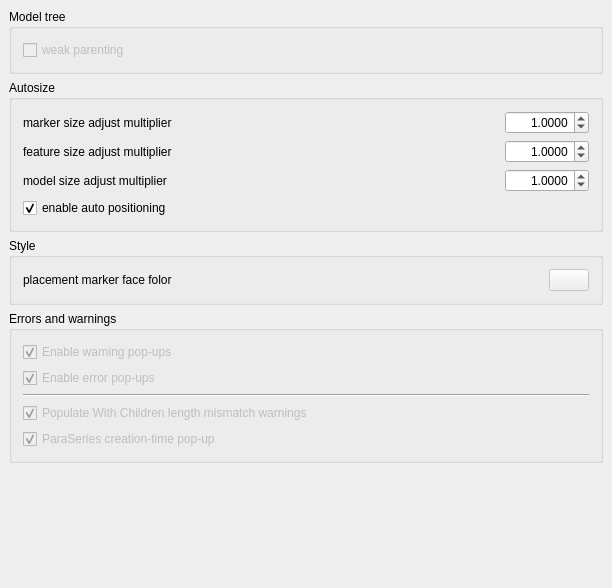
<?xml version="1.0" encoding="UTF-8"?>
<ui version="4.0">
 <class>Gui::Dialog::DlgSettingsDraft</class>
 <widget class="QWidget" name="Gui::Dialog::DlgSettingsDraft">
  <property name="geometry">
   <rect>
    <x>0</x>
    <y>0</y>
    <width>612</width>
    <height>588</height>
   </rect>
  </property>
  <property name="windowTitle">
   <string>General</string>
  </property>
  <layout class="QVBoxLayout">
   <property name="spacing">
    <number>6</number>
   </property>
   <property name="leftMargin">
    <number>9</number>
   </property>
   <property name="topMargin">
    <number>9</number>
   </property>
   <property name="rightMargin">
    <number>9</number>
   </property>
   <property name="bottomMargin">
    <number>9</number>
   </property>
   <item>
    <widget class="QGroupBox" name="groupBox_2">
     <property name="title">
      <string>Model tree</string>
     </property>
     <layout class="QVBoxLayout" name="verticalLayout">
      <item>
       <layout class="QHBoxLayout" name="horizontalLayout_11">
        <item>
         <widget class="Gui::PrefCheckBox" name="gui::PrefCheckBox">
          <property name="enabled">
           <bool>false</bool>
          </property>
          <property name="toolTip">
           <string>If selected, population features do not consume arrays in tree view. Note that it's just an appearance pref, no objects are ever truly consumed anyway.</string>
          </property>
          <property name="text">
           <string>weak parenting</string>
          </property>
          <property name="checked">
           <bool>false</bool>
          </property>
          <property name="prefEntry" stdset="0">
           <cstring>WeakParenting</cstring>
          </property>
          <property name="prefPath" stdset="0">
           <cstring>Mod/Lattice2</cstring>
          </property>
         </widget>
        </item>
       </layout>
      </item>
     </layout>
     <zorder></zorder>
    </widget>
   </item>
   <item>
    <widget class="QGroupBox" name="groupBox">
     <property name="title">
      <string>Autosize</string>
     </property>
     <layout class="QVBoxLayout" name="verticalLayout_2">
      <item>
       <layout class="QHBoxLayout" name="horizontalLayout_10">
        <item>
         <widget class="QLabel" name="label_15">
          <property name="enabled">
           <bool>true</bool>
          </property>
          <property name="text">
           <string>marker size adjust multiplier</string>
          </property>
         </widget>
        </item>
        <item>
         <spacer name="horizontalSpacer_7">
          <property name="orientation">
           <enum>Qt::Horizontal</enum>
          </property>
          <property name="sizeHint" stdset="0">
           <size>
            <width>40</width>
            <height>20</height>
           </size>
          </property>
         </spacer>
        </item>
        <item>
         <widget class="Gui::PrefDoubleSpinBox" name="gui::prefdoublespinbox_3">
          <property name="enabled">
           <bool>true</bool>
          </property>
          <property name="toolTip">
           <string>Adjusts default size of placement marker (only applied to single placements, not arrays).</string>
          </property>
          <property name="alignment">
           <set>Qt::AlignRight|Qt::AlignTrailing|Qt::AlignVCenter</set>
          </property>
          <property name="suffix">
           <string/>
          </property>
          <property name="decimals">
           <number>4</number>
          </property>
          <property name="maximum">
           <double>9999.989999999999782</double>
          </property>
          <property name="value">
           <double>1.000000000000000</double>
          </property>
          <property name="prefEntry" stdset="0">
           <cstring>MarkerAdj</cstring>
          </property>
          <property name="prefPath" stdset="0">
           <cstring>Mod/Lattice2/Autosize</cstring>
          </property>
         </widget>
        </item>
       </layout>
      </item>
      <item>
       <layout class="QHBoxLayout" name="horizontalLayout">
        <item>
         <widget class="QLabel" name="label">
          <property name="text">
           <string>feature size adjust multiplier</string>
          </property>
         </widget>
        </item>
        <item>
         <spacer name="horizontalSpacer">
          <property name="orientation">
           <enum>Qt::Horizontal</enum>
          </property>
          <property name="sizeHint" stdset="0">
           <size>
            <width>40</width>
            <height>20</height>
           </size>
          </property>
         </spacer>
        </item>
        <item>
         <widget class="Gui::PrefDoubleSpinBox" name="gui::prefdoublespinbox_4">
          <property name="enabled">
           <bool>true</bool>
          </property>
          <property name="toolTip">
           <string>Adjusts default size of features</string>
          </property>
          <property name="alignment">
           <set>Qt::AlignRight|Qt::AlignTrailing|Qt::AlignVCenter</set>
          </property>
          <property name="suffix">
           <string/>
          </property>
          <property name="decimals">
           <number>4</number>
          </property>
          <property name="maximum">
           <double>9999.989999999999782</double>
          </property>
          <property name="value">
           <double>1.000000000000000</double>
          </property>
          <property name="prefEntry" stdset="0">
           <cstring>FeatureAdj</cstring>
          </property>
          <property name="prefPath" stdset="0">
           <cstring>Mod/Lattice2/Autosize</cstring>
          </property>
         </widget>
        </item>
       </layout>
      </item>
      <item>
       <layout class="QHBoxLayout" name="horizontalLayout_7">
        <item>
         <widget class="QLabel" name="label_2">
          <property name="text">
           <string>model size adjust multiplier</string>
          </property>
         </widget>
        </item>
        <item>
         <spacer name="horizontalSpacer_2">
          <property name="orientation">
           <enum>Qt::Horizontal</enum>
          </property>
          <property name="sizeHint" stdset="0">
           <size>
            <width>40</width>
            <height>20</height>
           </size>
          </property>
         </spacer>
        </item>
        <item>
         <widget class="Gui::PrefDoubleSpinBox" name="gui::prefdoublespinbox_5">
          <property name="enabled">
           <bool>true</bool>
          </property>
          <property name="toolTip">
           <string>Adjusts default size of big features, such as arrays of placements</string>
          </property>
          <property name="alignment">
           <set>Qt::AlignRight|Qt::AlignTrailing|Qt::AlignVCenter</set>
          </property>
          <property name="suffix">
           <string/>
          </property>
          <property name="decimals">
           <number>4</number>
          </property>
          <property name="maximum">
           <double>9999.989999999999782</double>
          </property>
          <property name="value">
           <double>1.000000000000000</double>
          </property>
          <property name="prefEntry" stdset="0">
           <cstring>ModelAdj</cstring>
          </property>
          <property name="prefPath" stdset="0">
           <cstring>Mod/Lattice2/Autosize</cstring>
          </property>
         </widget>
        </item>
       </layout>
      </item>
      <item>
       <widget class="Gui::PrefCheckBox" name="gui::PrefCheckBox_6">
        <property name="enabled">
         <bool>true</bool>
        </property>
        <property name="toolTip">
         <string>If off, new features will be created at the origin. If on, and the origin is off screen, the object will be created placed so that it is on the screen.</string>
        </property>
        <property name="text">
         <string>enable auto positioning</string>
        </property>
        <property name="checked">
         <bool>true</bool>
        </property>
        <property name="prefEntry" stdset="0">
         <cstring>AutoPosition</cstring>
        </property>
        <property name="prefPath" stdset="0">
         <cstring>Mod/Lattice2/Autosize</cstring>
        </property>
       </widget>
      </item>
     </layout>
    </widget>
   </item>
   <item>
    <widget class="QGroupBox" name="verticalGroupBox">
     <property name="toolTip">
      <string>Draft Edit preferences</string>
     </property>
     <property name="title">
      <string>Style</string>
     </property>
     <layout class="QVBoxLayout" name="verticalLayout_9">
      <item>
       <layout class="QHBoxLayout" name="horizontalLayout_16" stretch="0,0,0">
        <property name="leftMargin">
         <number>0</number>
        </property>
        <property name="topMargin">
         <number>0</number>
        </property>
        <property name="rightMargin">
         <number>0</number>
        </property>
        <property name="bottomMargin">
         <number>0</number>
        </property>
        <item>
         <widget class="QLabel" name="label_8">
          <property name="toolTip">
           <string/>
          </property>
          <property name="text">
           <string>placement marker face folor</string>
          </property>
         </widget>
        </item>
        <item>
         <spacer name="horizontalSpacer_14">
          <property name="orientation">
           <enum>Qt::Horizontal</enum>
          </property>
          <property name="sizeHint" stdset="0">
           <size>
            <width>40</width>
            <height>20</height>
           </size>
          </property>
         </spacer>
        </item>
        <item>
         <widget class="Gui::PrefColorButton" name="gui::prefcolorbutton">
          <property name="enabled">
           <bool>false</bool>
          </property>
          <property name="toolTip">
           <string>The default color for new objects</string>
          </property>
          <property name="color" stdset="0">
           <color>
            <red>255</red>
            <green>179</green>
            <blue>0</blue>
           </color>
          </property>
          <property name="prefEntry" stdset="0">
           <cstring>MarkerColor</cstring>
          </property>
          <property name="prefPath" stdset="0">
           <cstring>Mod/Lattice2</cstring>
          </property>
         </widget>
        </item>
       </layout>
      </item>
     </layout>
    </widget>
   </item>
   <item>
    <widget class="QGroupBox" name="verticalGroupBox_2">
     <property name="toolTip">
      <string>Draft Edit preferences</string>
     </property>
     <property name="title">
      <string>Errors and warnings</string>
     </property>
     <layout class="QVBoxLayout" name="verticalLayout_10">
      <item>
       <widget class="Gui::PrefCheckBox" name="gui::PrefCheckBox_3">
        <property name="enabled">
         <bool>false</bool>
        </property>
        <property name="toolTip">
         <string>Show a message box if a warning is emitted when a feature is being created.</string>
        </property>
        <property name="text">
         <string>Enable warning pop-ups</string>
        </property>
        <property name="checked">
         <bool>true</bool>
        </property>
        <property name="prefEntry" stdset="0">
         <cstring>PopUpWarn</cstring>
        </property>
        <property name="prefPath" stdset="0">
         <cstring>Mod/Lattice2/Warnings</cstring>
        </property>
       </widget>
      </item>
      <item>
       <widget class="Gui::PrefCheckBox" name="gui::PrefCheckBox_4">
        <property name="enabled">
         <bool>false</bool>
        </property>
        <property name="toolTip">
         <string>Show a message box if an error is emitted when a feature is being created. (not all error messages are disabled)</string>
        </property>
        <property name="text">
         <string>Enable error pop-ups</string>
        </property>
        <property name="checked">
         <bool>true</bool>
        </property>
        <property name="prefEntry" stdset="0">
         <cstring>PopUpErr</cstring>
        </property>
        <property name="prefPath" stdset="0">
         <cstring>Mod/Lattice2/Warnings</cstring>
        </property>
       </widget>
      </item>
      <item>
       <widget class="Line" name="line">
        <property name="orientation">
         <enum>Qt::Horizontal</enum>
        </property>
       </widget>
      </item>
      <item>
       <widget class="Gui::PrefCheckBox" name="gui::PrefCheckBox_2">
        <property name="enabled">
         <bool>false</bool>
        </property>
        <property name="toolTip">
         <string>Emit warnings if the number of children does not equal the number of placements</string>
        </property>
        <property name="text">
         <string>Populate With Children length mismatch warnings</string>
        </property>
        <property name="checked">
         <bool>true</bool>
        </property>
        <property name="prefEntry" stdset="0">
         <cstring>LengthMismatch</cstring>
        </property>
        <property name="prefPath" stdset="0">
         <cstring>Mod/Lattice2/Warnings</cstring>
        </property>
       </widget>
      </item>
      <item>
       <widget class="Gui::PrefCheckBox" name="gui::PrefCheckBox_5">
        <property name="enabled">
         <bool>false</bool>
        </property>
        <property name="toolTip">
         <string>Display a recompute state pop-up when ParaSeries feature is created</string>
        </property>
        <property name="text">
         <string>ParaSeries creation-time pop-up</string>
        </property>
        <property name="checked">
         <bool>true</bool>
        </property>
        <property name="prefEntry" stdset="0">
         <cstring>ParaSeriesRecompute</cstring>
        </property>
        <property name="prefPath" stdset="0">
         <cstring>Mod/Lattice2/Warnings</cstring>
        </property>
       </widget>
      </item>
     </layout>
    </widget>
   </item>
   <item>
    <spacer name="verticalSpacer">
     <property name="orientation">
      <enum>Qt::Vertical</enum>
     </property>
     <property name="sizeHint" stdset="0">
      <size>
       <width>20</width>
       <height>40</height>
      </size>
     </property>
    </spacer>
   </item>
  </layout>
 </widget>
 <layoutdefault spacing="6" margin="11"/>
 <pixmapfunction>qPixmapFromMimeSource</pixmapfunction>
 <customwidgets>
  <customwidget>
   <class>Gui::ColorButton</class>
   <extends>QPushButton</extends>
   <header>Gui/Widgets.h</header>
  </customwidget>
  <customwidget>
   <class>Gui::PrefColorButton</class>
   <extends>Gui::ColorButton</extends>
   <header>Gui/PrefWidgets.h</header>
  </customwidget>
  <customwidget>
   <class>Gui::PrefCheckBox</class>
   <extends>QCheckBox</extends>
   <header>Gui/PrefWidgets.h</header>
  </customwidget>
  <customwidget>
   <class>Gui::PrefDoubleSpinBox</class>
   <extends>QDoubleSpinBox</extends>
   <header>Gui/PrefWidgets.h</header>
  </customwidget>
 </customwidgets>
 <resources/>
 <connections/>
</ui>
